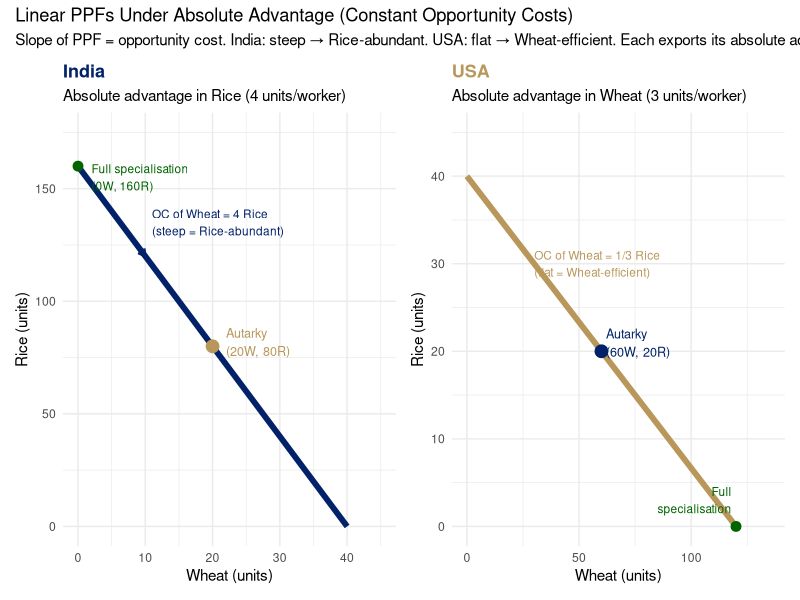
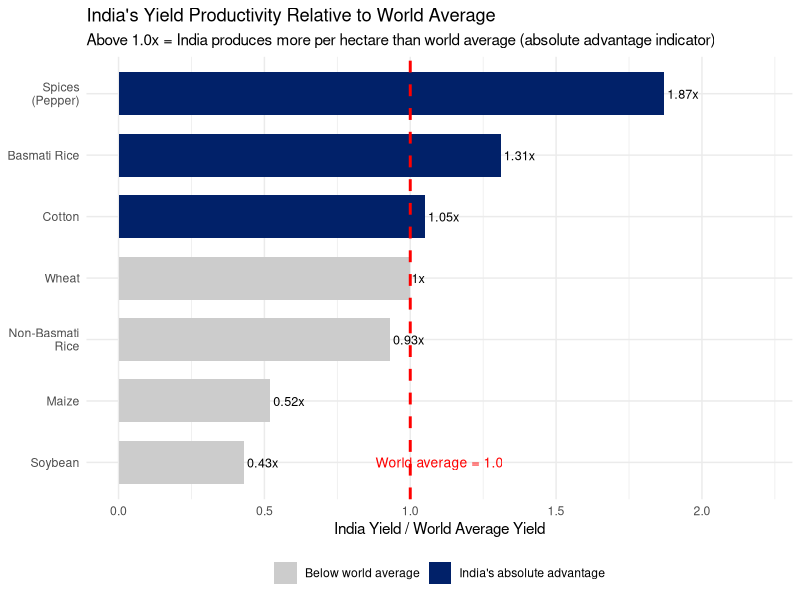

R code for these plots, in order:
## ---- chunk 1
#| label: setup
#| include: false
library(ggplot2)
library(dplyr)
library(patchwork)
options(scipen=999)
theme_set(theme_minimal(base_size=11))
knitr::opts_chunk$set(echo = knitr::is_html_output())
## ---- chunk 2
#| label: fig-linear-ppf
#| fig-cap: "Linear PPFs: India and USA — Absolute Advantage (constant opportunity costs)\nSource: Author's illustration."
#| fig-width: 9
#| fig-height: 4.3

# India: L = 40 worker-days. Rice max = 40×4 = 160; Wheat max = 40×1 = 40
# PPF: R = 160 - 4W  (OC of 1 Wheat = 4 Rice → steep slope)
# USA: L = 40 worker-days. Rice max = 40×1 = 40; Wheat max = 40×3 = 120
# PPF: R = 40 - (1/3)W  (OC of 1 Wheat = 1/3 Rice → flat slope)

wheat_india <- seq(0, 40, by = 0.5)
rice_india  <- 160 - 4 * wheat_india

wheat_usa <- seq(0, 120, by = 0.5)
rice_usa  <- 40 - (1/3) * wheat_usa

p1 <- ggplot() +
  geom_line(data = data.frame(w = wheat_india, r = rice_india),
            aes(x = w, y = r), color = "#012169", linewidth = 2) +
  geom_point(aes(x = 20, y = 80), color = "#B9975B", size = 4) +
  annotate("text", x = 22, y = 82,
           label = "Autarky\n(20W, 80R)", size = 3.2, hjust = 0, color = "#B9975B") +
  geom_point(aes(x = 0, y = 160), color = "darkgreen", size = 3) +
  annotate("text", x = 2, y = 155,
           label = "Full specialisation\n(0W, 160R)", size = 3, hjust = 0, color = "darkgreen") +
  annotate("segment", x = 5, y = 140, xend = 10, yend = 120,
           arrow = arrow(length = unit(0.2, "cm")),
           color = "#012169", linewidth = 0.8) +
  annotate("text", x = 11, y = 135,
           label = "OC of Wheat = 4 Rice\n(steep = Rice-abundant)",
           size = 3, hjust = 0, color = "#012169") +
  labs(title    = "India",
       subtitle = "Absolute advantage in Rice (4 units/worker)",
       x = "Wheat (units)", y = "Rice (units)") +
  scale_x_continuous(limits = c(0, 45)) +
  scale_y_continuous(limits = c(0, 175)) +
  theme_minimal(base_size = 11) +
  theme(plot.title = element_text(color = "#012169", face = "bold", size = 13))

p2 <- ggplot() +
  geom_line(data = data.frame(w = wheat_usa, r = rice_usa),
            aes(x = w, y = r), color = "#B9975B", linewidth = 2) +
  geom_point(aes(x = 60, y = 20), color = "#012169", size = 4) +
  annotate("text", x = 62, y = 21,
           label = "Autarky\n(60W, 20R)", size = 3.2, hjust = 0, color = "#012169") +
  geom_point(aes(x = 120, y = 0), color = "darkgreen", size = 3) +
  annotate("text", x = 118, y = 3,
           label = "Full\nspecialisation", size = 3, hjust = 1, color = "darkgreen") +
  annotate("text", x = 30, y = 30,
           label = "OC of Wheat = 1/3 Rice\n(flat = Wheat-efficient)",
           size = 3, hjust = 0, color = "#B9975B") +
  labs(title    = "USA",
       subtitle = "Absolute advantage in Wheat (3 units/worker)",
       x = "Wheat (units)", y = "Rice (units)") +
  scale_x_continuous(limits = c(0, 135)) +
  scale_y_continuous(limits = c(0, 45)) +
  theme_minimal(base_size = 11) +
  theme(plot.title = element_text(color = "#B9975B", face = "bold", size = 13))

p1 + p2 + plot_annotation(
  title    = "Linear PPFs Under Absolute Advantage (Constant Opportunity Costs)",
  subtitle = "Slope of PPF = opportunity cost. India: steep → Rice-abundant. USA: flat → Wheat-efficient. Each exports its absolute advantage good."
)
## ---- chunk 3
#| label: fig-specialisation-gains
#| fig-cap: "India's Yield Productivity Relative to World Average — Absolute Advantage Indicators\nSource: FAO, FAOSTAT (2023)."
#| fig-width: 8
#| fig-height: 4.5

labour_prod <- data.frame(
  commodity   = c("Basmati Rice", "Non-Basmati\nRice", "Cotton", "Spices\n(Pepper)",
                  "Wheat", "Soybean", "Maize"),
  india_yield = c(3.8, 4.1, 2.1, 2.8, 3.5, 1.2, 3.0),
  world_yield = c(2.9, 4.4, 2.0, 1.5, 3.5, 2.8, 5.8),
  india_adv   = c(TRUE, FALSE, TRUE, TRUE, FALSE, FALSE, FALSE)
)

labour_prod <- labour_prod |>
  arrange(india_yield / world_yield) |>
  mutate(
    commodity = factor(commodity, levels = commodity),
    ratio     = round(india_yield / world_yield, 2)
  )

ggplot(labour_prod, aes(x = commodity, y = ratio, fill = india_adv)) +
  geom_col(width = 0.7) +
  geom_hline(yintercept = 1, linetype = "dashed", color = "red", linewidth = 1) +
  geom_text(aes(label = paste0(ratio, "x")), hjust = -0.1, size = 3.2) +
  annotate("text", x = 1, y = 1.1,
           label = "World average = 1.0", color = "red", size = 3.5) +
  scale_fill_manual(
    values = c("TRUE" = "#012169", "FALSE" = "#cccccc"),
    labels = c("TRUE" = "India's absolute advantage", "FALSE" = "Below world average")
  ) +
  coord_flip() +
  labs(
    title    = "India's Yield Productivity Relative to World Average",
    subtitle = "Above 1.0x = India produces more per hectare than world average (absolute advantage indicator)",
    x = NULL, y = "India Yield / World Average Yield", fill = NULL
  ) +
  scale_y_continuous(limits = c(0, 2.2)) +
  theme_minimal(base_size = 11) +
  theme(legend.position = "bottom")
